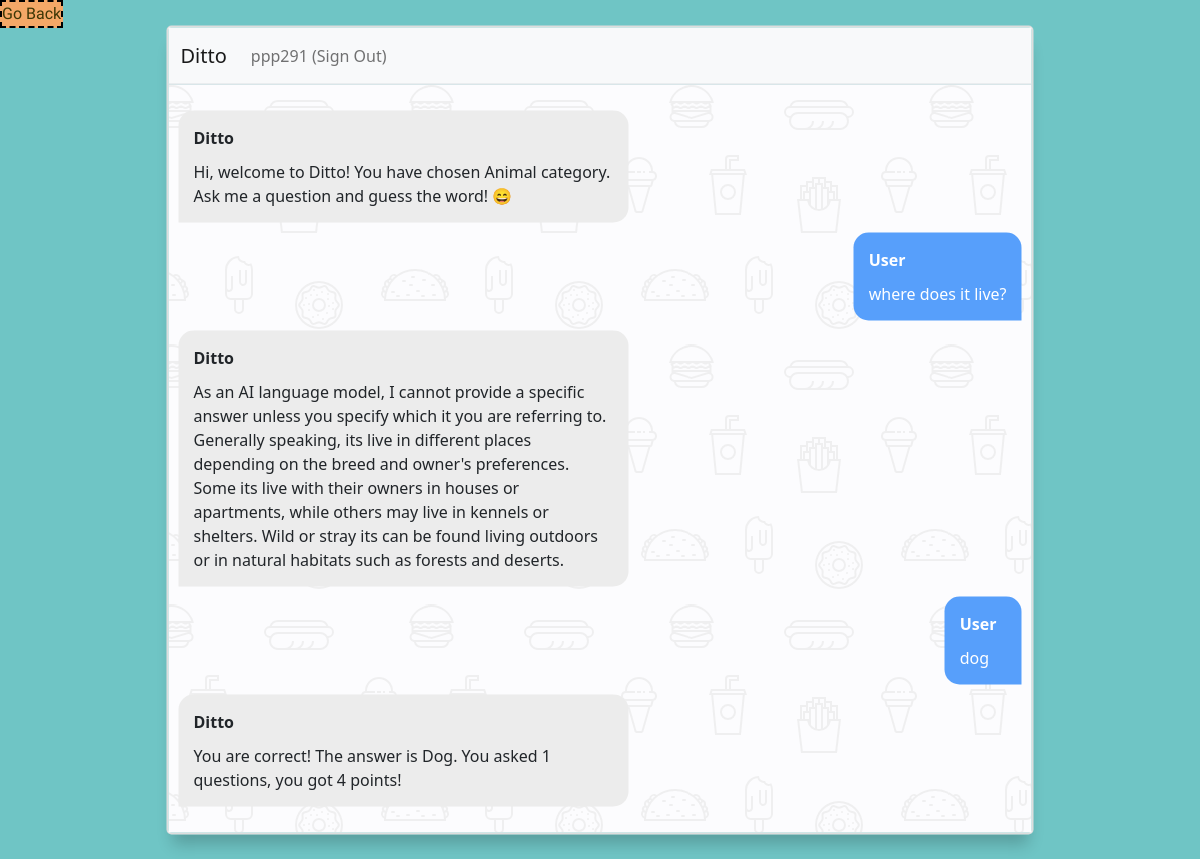
Screenshot of /content/17/ (signed in) with the database file from the repository.
### chat/models.py (models this page shows)
class User(db.Model):
    id = db.Column(db.Integer, primary_key=True)
    username = db.Column(db.String(20), unique=True, nullable=False)
    password = db.Column(db.String(50), nullable=False)
    email = db.Column(db.String(50), unique=True, nullable=False)

class chatting(db.Model):
    id = db.Column(db.Integer, primary_key=True)
    content = db.Column(db.Text(), nullable=False)
    create_date = db.Column(db.DateTime(), nullable=False)
    user_id = db.Column(db.Integer, db.ForeignKey('user.id', ondelete='CASCADE'), nullable=False)
    user = db.relationship('User', backref=db.backref('chatting_histroy'))

### chat/views/main_views.py (the view)
@bp.route('/content/<int:chatting_id>/')
def content(chatting_id):
    info = chatting.query.get(chatting_id)
    return render_template('chatting/chatting_log.html', info=info, clean_chat = clean_chat)

### chat/views/auth_views.py (called while the page is built)
@bp.before_app_request
def load_logged_in_user():
    user_id = session.get('user_id')
    if user_id is None:
        g.user = None
    else:
        g.user = User.query.get(user_id)

### chat/templates/chatting/chatting_log.html (shortened to what this page needs)
<!DOCTYPE html>
<html>
<head>
    <link rel="stylesheet" href="{{ url_for('static', filename='chat.css') }}" type="text/css">
    <link rel="stylesheet" href="{{ url_for('static', filename='bootstrap.min.css') }}">
</head>
<div class="out1">
  <section class="msger">
        {% include "navbar.html" %}
      <main class="msger-chat">
          <p>{{clean_chat(info.content) | safe}}</p>
      </main>
  </section>
  <button id = "dis_Button" onclick="window.location.href = '/';">Go Back</button>
</div>
</html>

### chat/templates/navbar.html (shortened to what this page needs)
<nav class="navbar navbar-expand-lg navbar-light bg-light border-bottom">
    <div class="container-fluid">
        <a class="navbar-brand" href="{{ url_for('main.index') }}">Ditto</a>
        <div class="collapse navbar-collapse" id="navbarSupportedContent">
            {% if g.user %}
            <ul class="navbar-nav">
                <li class="nav-item ">
                    <a class="nav-link" href="{{ url_for('auth.logout') }}">{{ g.user.username }} (Sign Out)</a>
                </li>
            </ul>
            {% endif %}
        </div>
    </div>
</nav>

### chat/static/chat.css (style rules this page uses)
:root { --body-bg: linear-gradient(135deg, #f5f7fa 0%, #c3cfe2 100%); --msger-bg: #fff; --border: 2px solid #ddd; --left-msg-bg: #ececec; --right-msg-bg: #579ffb; }
html { box-sizing: border-box; }
*, *:before, *:after { margin: 0; padding: 0; box-sizing: inherit; }
.msger { display: flex; position: absolute; top: 50%; left: 50%; transform: translate(-50%, -50%); flex-flow: column wrap; justify-content: space-between; width: 100%; max-width: 867px; height: calc(100% - 50px); border: var(--border); border-radius: 5px; box-shadow: 0 15px 15px -5px rgba(0, 0, 0, 0.2); z-index: 1; }
.msger-chat { flex: 1; overflow-y: auto; padding: 10px; }
.msg { display: flex; align-items: flex-end; margin-bottom: 10px; }
.msg:last-of-type { margin: 0; }
.msg-bubble { max-width: 450px; padding: 15px; border-radius: 15px; background: var(--left-msg-bg); }
.msg-info { display: flex; justify-content: space-between; align-items: center; margin-bottom: 10px; }
.msg-info-name { margin-right: 10px; font-weight: bold; }
.left-msg .msg-bubble { border-bottom-left-radius: 0; }
.right-msg { flex-direction: row-reverse; }
.right-msg .msg-bubble { background: var(--right-msg-bg); color: #fff; border-bottom-right-radius: 0; }
.msger-chat { background-color: #fcfcfe; }
.out1 { width: 100%; min-height: 100%; background: rgba(111,197,197,1); overflow: hidden; }
#dis_Button { border: 2px rgb(0, 0, 0) dashed; margin-right: 0; color: rgb(61, 55, 6); display:block; background-color: rgba(244,168,103,1); font-family: Chau Philomene One; font-weight: Regular; }

### rows the page displays
User: user.username "ppp291"
chatting: content "Ditto Hi, welcome to Ditto! You have chosen Animal category. Ask me a question and guess the word! 😄 User where does it live? Ditto As an AI language model, I cannot provide a specific answer unless you specify which it you are referring to. Generally speaking, its live in different places depending on the breed and owner's preferences. Some its live with their owners in houses or apartments, while others may live in kennels or shelters. Wild or stray its can be found living outdoors or in natural habitats such as forests and deserts. User dog Ditto You are correct! The answer is Dog. You asked 1 questions, you got 4 points!"
